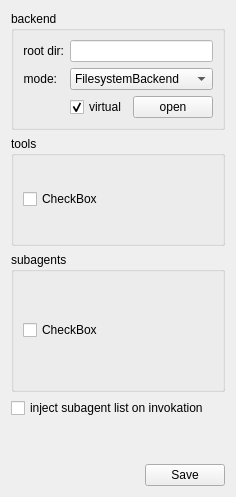
     <widget class="QWidget" name="tab_2">
      <attribute name="title">
       <string>Deepagents</string>
      </attribute>
      <layout class="QGridLayout" name="gridLayout">
       <item row="1" column="0">
        <widget class="QGroupBox" name="groupBox_tools">
         <property name="minimumSize">
          <size>
           <width>0</width>
           <height>110</height>
          </size>
         </property>
         <property name="styleSheet">
          <string notr="true"/>
         </property>
         <property name="title">
          <string>tools</string>
         </property>
         <layout class="QGridLayout" name="gridLayout_6">
          <item row="0" column="0">
           <widget class="QCheckBox" name="checkBoxDATools">
            <property name="text">
             <string>CheckBox</string>
            </property>
           </widget>
          </item>
         </layout>
        </widget>
       </item>
       <item row="5" column="0">
        <spacer name="verticalSpacer_2">
         <property name="orientation">
          <enum>Qt::Vertical</enum>
         </property>
         <property name="sizeHint" stdset="0">
          <size>
           <width>20</width>
           <height>40</height>
          </size>
         </property>
        </spacer>
       </item>
       <item row="6" column="0">
        <layout class="QHBoxLayout" name="horizontalLayout_10">
         <item>
          <spacer name="horizontalSpacer_8">
           <property name="orientation">
            <enum>Qt::Horizontal</enum>
           </property>
           <property name="sizeHint" stdset="0">
            <size>
             <width>40</width>
             <height>20</height>
            </size>
           </property>
          </spacer>
         </item>
         <item>
          <widget class="QPushButton" name="pushButton_2">
           <property name="text">
            <string>Save</string>
           </property>
          </widget>
         </item>
        </layout>
       </item>
       <item row="0" column="0">
        <widget class="QGroupBox" name="groupBox">
         <property name="styleSheet">
          <string notr="true"/>
         </property>
         <property name="title">
          <string>backend</string>
         </property>
         <layout class="QFormLayout" name="formLayout">
          <item row="0" column="0">
           <widget class="QLabel" name="label">
            <property name="text">
             <string>root dir:</string>
            </property>
            <property name="alignment">
             <set>Qt::AlignRight|Qt::AlignTrailing|Qt::AlignVCenter</set>
            </property>
           </widget>
          </item>
          <item row="0" column="1">
           <widget class="QLineEdit" name="lineEditDARootDir">
            <property name="styleSheet">
             <string notr="true">background-color: rgb(255, 255, 255);</string>
            </property>
           </widget>
          </item>
          <item row="1" column="0">
           <widget class="QLabel" name="label_2">
            <property name="text">
             <string>mode:</string>
            </property>
            <property name="alignment">
             <set>Qt::AlignRight|Qt::AlignTrailing|Qt::AlignVCenter</set>
            </property>
           </widget>
          </item>
          <item row="1" column="1">
           <widget class="QComboBox" name="comboBoxDABackend">
            <property name="sizePolicy">
             <sizepolicy hsizetype="Expanding" vsizetype="Fixed">
              <horstretch>0</horstretch>
              <verstretch>0</verstretch>
             </sizepolicy>
            </property>
            <property name="styleSheet">
             <string notr="true"/>
            </property>
            <property name="editable">
             <bool>false</bool>
            </property>
            <item>
             <property name="text">
              <string>FilesystemBackend</string>
             </property>
            </item>
            <item>
             <property name="text">
              <string>StoreBackend</string>
             </property>
            </item>
            <item>
             <property name="text">
              <string>CompositeBackend</string>
             </property>
            </item>
            <item>
             <property name="text">
              <string>LocalShellBackend</string>
             </property>
            </item>
            <item>
             <property name="text">
              <string>StateBackend</string>
             </property>
            </item>
           </widget>
          </item>
          <item row="2" column="1">
           <layout class="QHBoxLayout" name="horizontalLayout_29">
            <item>
             <widget class="QCheckBox" name="checkBoxDABackendVirtual">
              <property name="text">
               <string>virtual</string>
              </property>
              <property name="checked">
               <bool>true</bool>
              </property>
             </widget>
            </item>
            <item>
             <widget class="QPushButton" name="pushButton_7">
              <property name="sizePolicy">
               <sizepolicy hsizetype="Maximum" vsizetype="Fixed">
                <horstretch>0</horstretch>
                <verstretch>0</verstretch>
               </sizepolicy>
              </property>
              <property name="text">
               <string>open</string>
              </property>
             </widget>
            </item>
           </layout>
          </item>
         </layout>
        </widget>
       </item>
       <item row="3" column="0">
        <widget class="QGroupBox" name="groupBox_2">
         <property name="minimumSize">
          <size>
           <width>0</width>
           <height>140</height>
          </size>
         </property>
         <property name="title">
          <string>subagents</string>
         </property>
         <layout class="QGridLayout" name="gridLayout_13">
          <item row="1" column="0">
           <widget class="QCheckBox" name="checkBoxDASubagents">
            <property name="text">
             <string>CheckBox</string>
            </property>
           </widget>
          </item>
         </layout>
        </widget>
       </item>
       <item row="4" column="0">
        <widget class="QCheckBox" name="checkBox">
         <property name="text">
          <string>inject subagent list on invokation</string>
         </property>
        </widget>
       </item>
      </layout>
     </widget>
